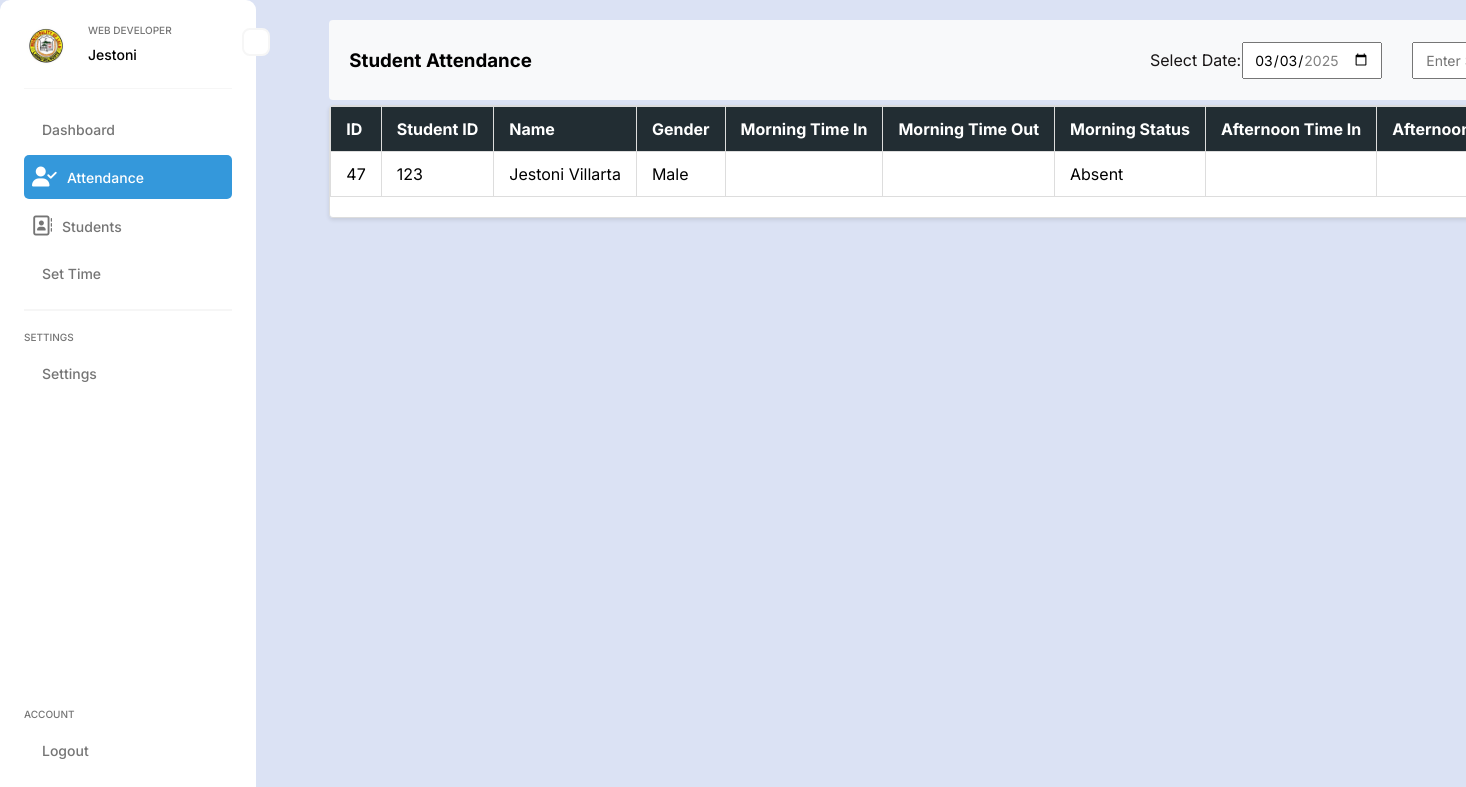
Page /ADMIN/attendance.php on the committed database.
### tables this page shows
CREATE TABLE `attendance_tbl` (
  `ID` int(11) NOT NULL,
  `STUDENT_ID` varchar(50) NOT NULL,
  `NAME` varchar(100) NOT NULL,
  `GENDER` enum('Male','Female') NOT NULL,
  `MORNING_TIME_IN` varchar(10) NOT NULL,
  `MORNING_TIME_OUT` varchar(10) DEFAULT NULL,
  `MORNING_STATUS` varchar(10) NOT NULL,
  `AFTERNOON_TIME_IN` varchar(10) DEFAULT NULL,
  `AFTERNOON_TIME_OUT` varchar(10) DEFAULT NULL,
  `AFTERNOON_STATUS` varchar(10) NOT NULL,
  `DUTY_HOURS` varchar(6) DEFAULT NULL,
  `DATE` date NOT NULL
);

### ADMIN/attendance.php (the view, shortened to what this page needs)
<?php
include '../CONNECTION/connection.php';
$search = "";
$search_date = date("Y-m-d");
$date_query = "SELECT DISTINCT `DATE` FROM `attendance_tbl` ORDER BY `DATE` DESC";
$date_result = $conn->query($date_query);
$dates = [];
while ($date_row = $date_result->fetch_assoc()) {
    $dates[] = $date_row['DATE'];
}
$sql = "SELECT `ID`, `STUDENT_ID`, `NAME`, `GENDER`, `MORNING_TIME_IN`, `MORNING_TIME_OUT`,
               `MORNING_STATUS`, `AFTERNOON_TIME_IN`, `AFTERNOON_TIME_OUT`,
               `AFTERNOON_STATUS`, `DUTY_HOURS`, `DATE`
        FROM `attendance_tbl`
        WHERE `DATE` = '$search_date'";
$result = $conn->query($sql);
?>
<!DOCTYPE html>
<html lang="en">
<head>
    <link rel="stylesheet" href="CSS/attendance.css">
    <link rel="stylesheet" href="https://cdnjs.cloudflare.com/ajax/libs/font-awesome/6.7.2/css/all.min.css" />
</head>
<body>
    <div class="container">
        <div class="nav">
            <?php include 'sidenav.php'; ?>
        </div>
        <div class="content-container">
            <div class="table-button-wrapper">
                <h3>Student Attendance</h3>
                <div class="button-search-group">
                    <div class="calendar-container">
                        <form method="GET" id="dateForm">
                            <label for="dateSelect">Select Date:</label>
                            <input type="date" name="search_date" id="dateSelect"
                                value="<?php echo htmlspecialchars($search_date); ?>"
                                min="<?php echo !empty($dates) ? min($dates) : ''; ?>"
                                max="<?php echo !empty($dates) ? max($dates) : ''; ?>"
                                onchange="document.getElementById('dateForm').submit()">
                        </form>
                    </div>
                    <div class="search-container">
                        <form method="GET">
                            <input type="text" name="search" placeholder="Enter Student ID or Name"
                                value="<?php echo htmlspecialchars($search); ?>">
                        </form>
                    </div>
                </div>
            </div>
            <div class="table-wrapper">
                <div class="table-container">
                    <table>
                        <thead>
                            <tr>
                                <th>ID</th>
                                <th>Student ID</th>
                                <th>Name</th>
                                <th>Gender</th>
                                <th>Morning Time In</th>
                                <th>Morning Time Out</th>
                                <th>Morning Status</th>
                                <th>Afternoon Time In</th>
                                <th>Afternoon Time Out</th>
                            </tr>
                        </thead>
                        <tbody>
                            <?php
                            if ($result->num_rows > 0) {
                                while ($row = $result->fetch_assoc()) {
                                    echo "<tr>
                                    <td>{$row['ID']}</td>
                                    <td>{$row['STUDENT_ID']}</td>
                                    <td>{$row['NAME']}</td>
                                    <td>{$row['GENDER']}</td>
                                    <td>{$row['MORNING_TIME_IN']}</td>
                                    <td>{$row['MORNING_TIME_OUT']}</td>
                                    <td>{$row['MORNING_STATUS']}</td>
                                    <td>{$row['AFTERNOON_TIME_IN']}</td>
                                    <td>{$row['AFTERNOON_TIME_OUT']}</td>
                                    <td>{$row['AFTERNOON_STATUS']}</td>
                                    <td>{$row['DUTY_HOURS']}</td>
                                    <td>{$row['DATE']}</td>
                                </tr>";
                                }
                            } else {
                                echo "<tr><td colspan='11'>No attendance records found for the selected date.</td></tr>";
                            }
                            ?>
                        </tbody>
                    </table>
                </div>
            </div>
        </div>
    </div>
</body>
</html>

### ADMIN/CSS/attendance.css (style rules this page uses)
body { margin: 0; padding: 0; }
.container { display: flex; }
.content-container { display: flex; flex-direction: column; margin-top: 0; width: 100%; height: 100vh; }
.table-button-wrapper { width: 90%; border-radius: 4px; background-color: #f8f9fa; margin: 0 auto 5px; display: flex; justify-content: space-between; align-items: center; height: 80px; padding-right: 0; margin-top: 20px; }
h3 { padding-left: 20px; color: black; }
.table-wrapper { width: 90%; margin: 0 auto; height: 80vh; }
.table-container { position: relative; background-color: #fff; border: 1px solid #ddd; border-radius: 4px; box-shadow: 0 2px 4px rgba(0, 0, 0, 0.1); max-height: 90%; overflow-y: auto; overflow-x: auto; padding-bottom: 20px; }
table { width: 100%; table-layout: auto; border-collapse: collapse; text-align: left; color: black; }
thead th { position: sticky; top: 0; z-index: 10; background-color: #009879; color: #ffffff; padding: 12px 15px; border: 1px solid #ddd; }
table th, table td { padding: 12px 15px; border: 1px solid #ddd; white-space: nowrap; }
table th { background-color: #222d33; color: #ffffff; padding: 12px 15px; border: 1px solid #ddd; }
table td { padding: 12px 15px; border: 1px solid #ddd; }
.button-search-group { display: flex; align-items: center; gap: 10px; }
.search-container { margin: 0; display: flex; align-items: center; gap: 5px; }
.search-container form { border-radius: 25px; padding: 5px 10px; display: flex; align-items: center; gap: 1px; }
.search-container input { width: 180px; padding: 8px 12px; font-size: 14px; }
.calendar-container { margin: 0; display: flex; align-items: center; color: #181515; }
.calendar-container form { border-radius: 25px; padding: 5px 10px; display: flex; align-items: center; gap: 1px; }
.calendar-container input { width: 140px; padding: 7px 10px; font-size: 14px; }

### ADMIN/CSS/sidenav.css (style rules this page uses)
* { margin: 0; padding: 0; box-sizing: border-box; font-family: "Inter", sans-serif; }
body { background-color: #dbe2f4; }
.container { display: flex; align-items: center; width: 100%; min-height: 100vh; }
.nav { flex: 1; }

### rows in the picture
attendance_tbl: ID "47", STUDENT_ID "123", NAME "Jestoni Villarta", GENDER "Male", MORNING_STATUS "Absent"
